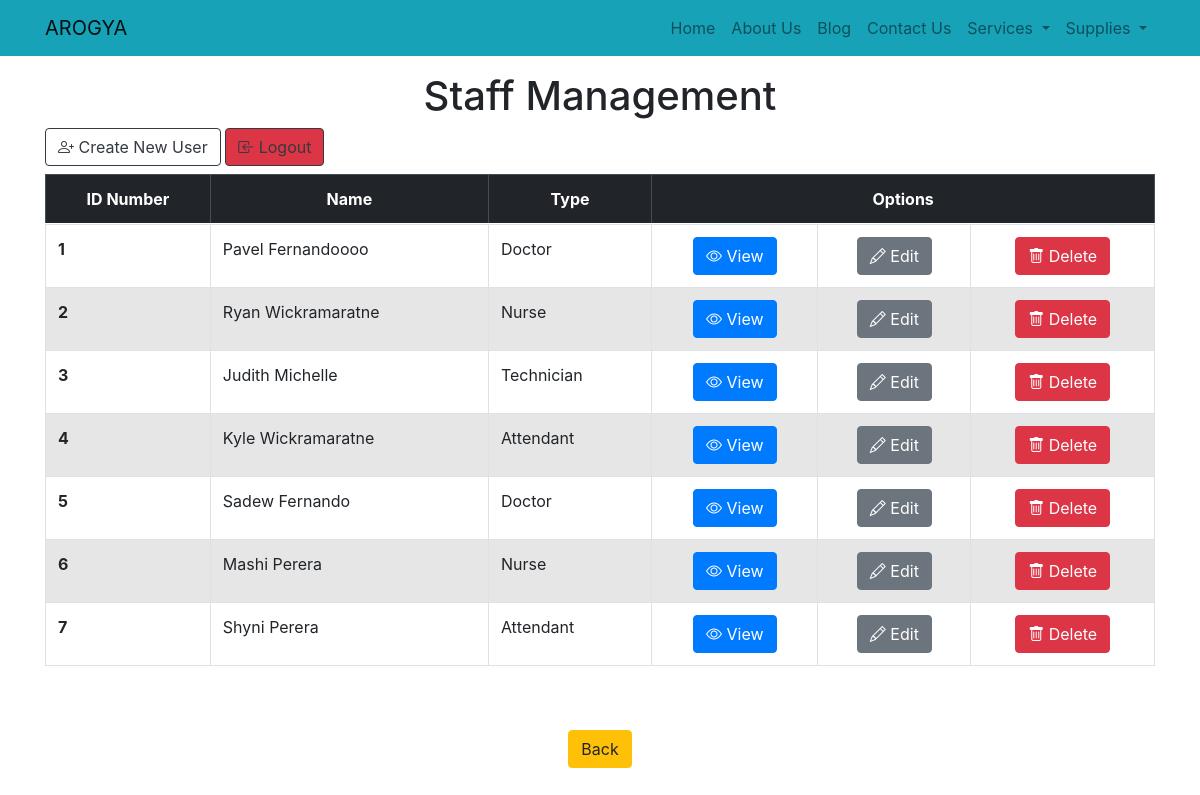
Screenshot of /Page_Files/Staff.php (signed in) with the database file from the repository.
### tables this page shows
CREATE TABLE IF NOT EXISTS `staff` (
  `id` int(10) NOT NULL AUTO_INCREMENT,
  `s_card` varchar(10) NOT NULL,
  `s_f_name` varchar(50) NOT NULL,
  `s_l_name` varchar(50) NOT NULL,
  `s_phone` varchar(20) NOT NULL,
  `s_address` varchar(50) NOT NULL,
  `s_gender` varchar(10) NOT NULL,
  `s_type` varchar(10) NOT NULL,
  `s_dob` varchar(50) NOT NULL,
  PRIMARY KEY (`id`)
);

### Page_Files/Staff.php (the view, shortened to what this page needs)
<?php include "../header.php"?>
<nav class="navbar       navbar-light    bg-info        navbar-expand-sm    fixed-top">
     <div class="container">
          <a href="#" class="navbar-brand" > AROGYA </a>
          <div class="collapse          navbar-collapse"    id="navbarNavDropdown">  <! –– Nav Bar can collapse like a drop down button ––>
               <ul class="navbar-nav    ms-auto">
                    <li class="nav-item">         <a href="Details_Pages/Home.php"    class="nav-link"> Home </a>            </li>
                    <li class="nav-item">         <a href="Details_Pages/About.php"   class="nav-link"> About Us </a>        </li>
                    <li class="nav-item">         <a href="Details_Pages/Blog.php"    class="nav-link"> Blog </a>            </li>
                    <li class="nav-item">         <a href="Details_Pages/Contact.php" class="nav-link"> Contact Us </a>      </li>
                    <li class="nav-item dropdown">
                      <a class="nav-link dropdown-toggle" href="#" id="navbarDropdownMenuLink" data-toggle="dropdown" >     Services       </a>
                    </li>
                    <li class="nav-item dropdown">
                      <a class="nav-link dropdown-toggle" href="#" id="navbarDropdownMenuLink" data-toggle="dropdown" >     Supplies       </a>
                    </li>
                </ul>
          </div>
     </div>
</nav>
<br><br><br>
  <div class="container">
    <h1 class="text-center" >Staff Management</h1>
    <a href="Functions_Staff/Create_Staff.php" class='btn btn-outline-dark mb-2'> <i class="bi bi-person-plus"></i> Create New User</a>
      <?php
      echo "<a href='../Logout_Function.php?logout' class='btn btn-danger btn-outline-dark mb-2'> <i class='bi bi-box-arrow-in-left'></i> Logout</a>"
      ?>
    <table class="table   table-striped   table-bordered    table-hover">
      <thead class="table-dark">
        <tr>
          <th  scope="col"  class="text-center">ID Number</th>
          <th  scope="col"  class="text-center">Name</th>
          <th  scope="col"  class="text-center">Type</th>
          <th  scope="col" colspan="3" class="text-center">Options</th>
        </tr>
      </thead>
      <tbody>
        <tr>
          <?php
              $query="SELECT * FROM staff";
              $view_staff= mysqli_query($conn,$query);
              while($row= mysqli_fetch_assoc($view_staff))
              {
                $id = $row['id'];
                $idc = $row['s_card'];
                $fname = $row['s_f_name'];
                $lname = $row['s_l_name'];
                $type = $row['s_type'];
                echo "<tr >";
                echo " <th scope='row' >{$idc}</th>";
                echo " <td > {$fname} {$lname}</td>";
                echo " <td > {$type}</td>";
                echo " <td class='text-center'> <a href='Functions_Staff/View_Staff.php?user_id={$id}' class='btn btn-primary'> <i class='bi bi-eye'></i> View</a> </td>";
                echo " <td class='text-center' > <a href='Functions_Staff/Edit_Staff.php?edit&user_id={$id}' class='btn btn-secondary'><i class='bi bi-pencil'></i> Edit</a> </td>";
                echo " <td  class='text-center'>  <a href='Functions_Staff/Delete_Staff.php?delete={$id}' class='btn btn-danger'> <i class='bi bi-trash'></i> Delete</a> </td>";
                echo " </tr> ";
              }
            ?>
        </tr>
      </tbody>
    </table>
  </div>
<div class="container text-center mt-3">
      <a href="Details_Pages/Home.php" class="btn btn-warning mt-5"> Back </a>

### header.php (shortened to what this page needs)
<!DOCTYPE html>
<html lang="en">
<head>
    <link href="https://cdn.jsdelivr.net/npm/bootstrap@5.0.0-beta3/dist/css/bootstrap.min.css" rel="stylesheet">
    <link rel="stylesheet" href="https://cdn.jsdelivr.net/npm/bootstrap-icons@1.3.0/font/bootstrap-icons.css">
    <link rel="stylesheet" href="https://stackpath.bootstrapcdn.com/bootstrap/4.5.0/css/bootstrap.min.css">
    <link rel="stylesheet" href="https://maxcdn.bootstrapcdn.com/font-awesome/4.7.0/css/font-awesome.min.css">
</head>
<body>

### rows the page displays
staff: s_card "1", s_f_name "Pavel", s_l_name "Fernandoooo", s_type "Doctor"
staff: s_card "2", s_f_name "Ryan", s_l_name "Wickramaratne", s_type "Nurse"
staff: s_card "3", s_f_name "Judith", s_l_name "Michelle", s_type "Technician"
staff: s_card "4", s_f_name "Kyle", s_l_name "Wickramaratne", s_type "Attendant"
staff: s_card "5", s_f_name "Sadew", s_l_name "Fernando", s_type "Doctor"
staff: s_card "6", s_f_name "Mashi", s_l_name "Perera", s_type "Nurse"
staff: s_card "7", s_f_name "Shyni", s_l_name "Perera", s_type "Attendant"
